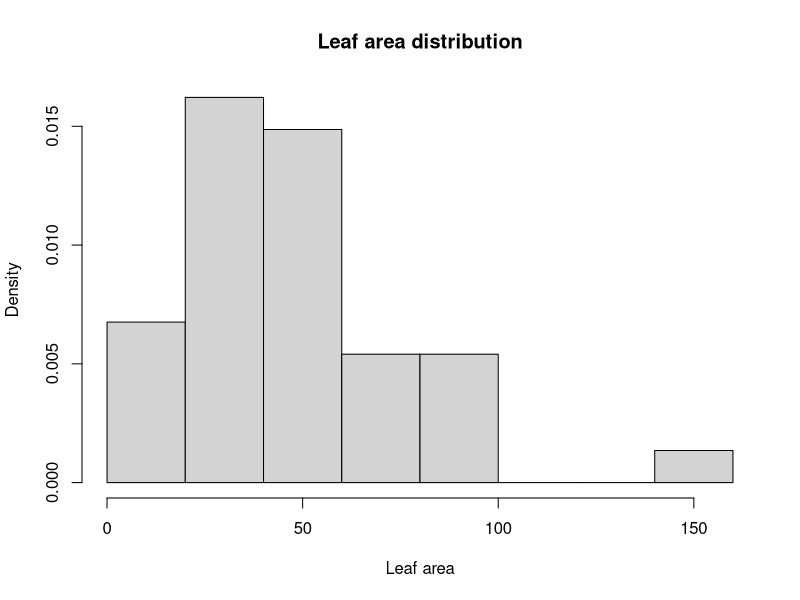
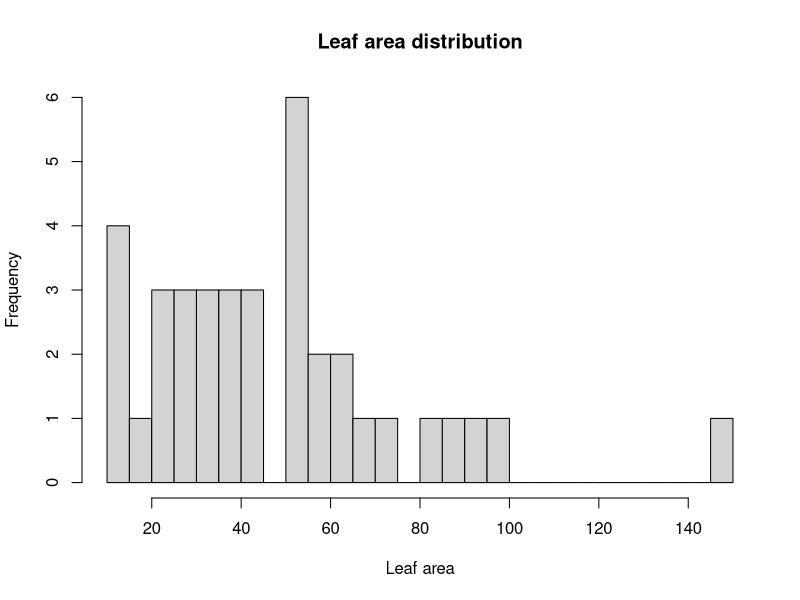
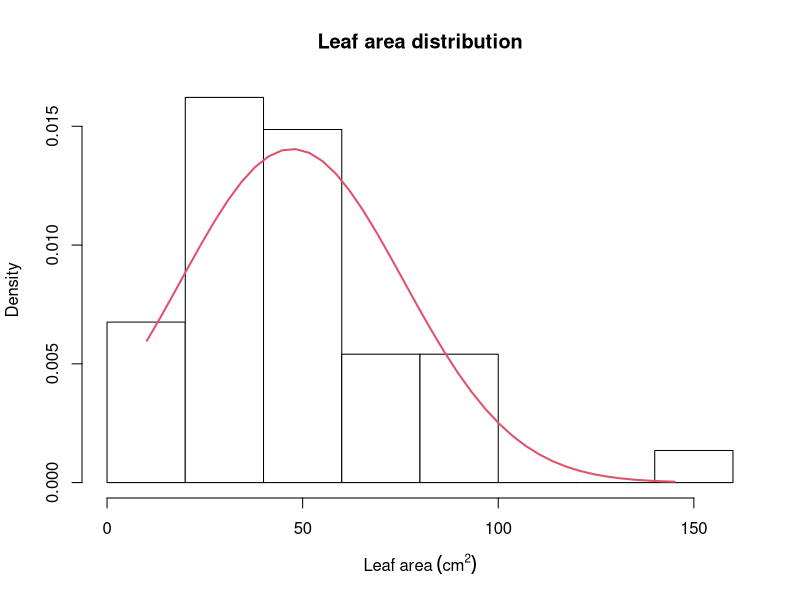
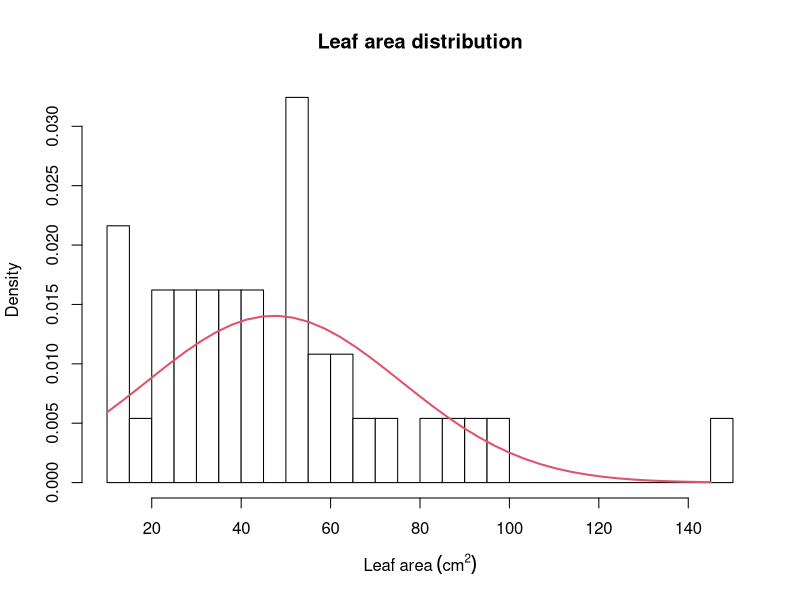
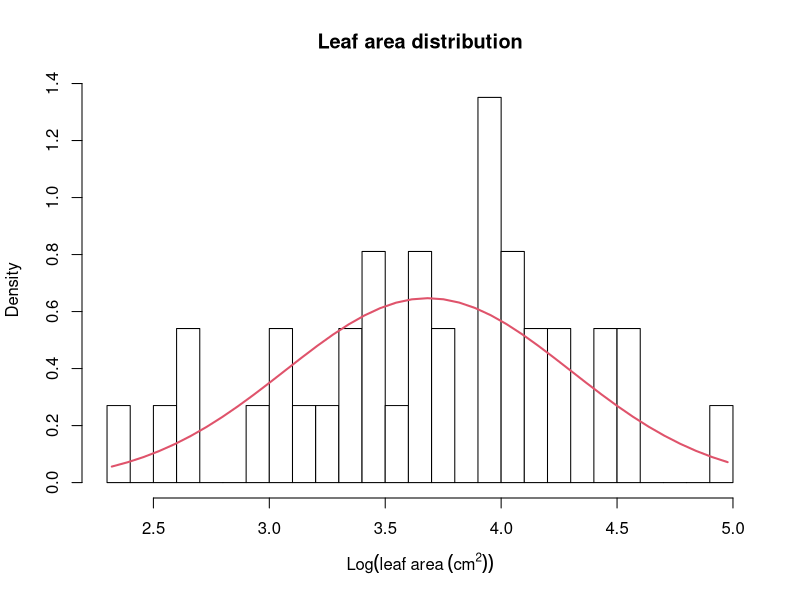

Generate these figures, in order, with R: (Note: this script raises an error after producing the figures.)
inga <- read.csv('Inga_traits.csv')

#####
#simple histograms -> without line, for visual estimation only
hist(inga$Leaf_Area, xlab = "Leaf area", main = "Leaf area distribution", prob = TRUE)
hist(inga$Leaf_Area, breaks = 25, xlab = "Leaf area", main = "Leaf area distribution")

#histograms with line; we can see a right skew
x2 <- seq(min(inga$Leaf_Area), max(inga$Leaf_Area), length = 40)
fun <- dnorm(x2, mean = mean(inga$Leaf_Area), 
      sd = sd(inga$Leaf_Area)) #this gives the normal curve
hist(inga$Leaf_Area, prob = TRUE, col = "white", 
     main = "Leaf area distribution", 
     xlab = expression(Leaf~area~(cm^2)))
lines(x2, fun, col = 2, lwd = 2)

hist(inga$Leaf_Area, prob = TRUE, col = "white", 
     main = "Leaf area distribution", 
     breaks = 25, 
     xlab = expression(Leaf~area~(cm^2)))
lines(x2, fun, col = 2, lwd = 2)

#calculate skewedness
library(e1071)
skewness(inga$Leaf_Area) #gives the closeness of the data to a normal distribution
#we get 1.230511 = positive skewness = skewed to the right
kurtosis(inga$Leaf_Area) #gives the extent to which the data is concentrated around the mean
#we get 1.838808

#log-transforming
x3 <- seq(min(log(inga$Leaf_Area)), max(log(inga$Leaf_Area)), length = 40)
fun1 <- dnorm(x3, mean = mean(log(inga$Leaf_Area)), 
             sd = sd(log(inga$Leaf_Area))) #this gives the normal curve
hist(log(inga$Leaf_Area), prob = TRUE, col = "white", 
     main = "Leaf area distribution", 
     breaks = 25, 
     xlab = expression(Log(leaf~area~(cm^2))))
lines(x3, fun1, col = 2, lwd = 2)
skewness(log(inga$Leaf_Area)) #-0.259
kurtosis(log(inga$Leaf_Area)) #-0.523


########
Habitat <- as.factor(my_data$Habitat)
Area <- inga$Leaf_Area
leaf_P <- inga$P_Leaf
gen <- subset(inga, Habitat == "generalist")
flood <- subset(inga, Habitat == "floodplain")
up <- subset(inga, Habitat == "upland")
group <- inga$Habitat

library(dplyr)
my_data <- data.frame(inga) %>% 
  mutate(Habitat = recode(Habitat, "floodplain" = "Floodplain",
                        "generalist" = "Generalist",
                        "upland" = "Upland")) 

boxplot(P_Leaf ~ Habitat, data = inga)

ggboxplot(my_data, x = "Habitat", y = "P_Leaf",            
          fill = "Habitat",
          ylab = expression(P~concentration~(mg/g)),
          legend = "none",
          bxp.errorbar = TRUE, bxp.errorbar.width = 0.15) +
  scale_fill_manual(values = c("skyblue", "orange", "darkgreen")) +
  theme(text = element_text(size=9)) +
  theme(axis.title.x=element_blank())

#####
x4 <- seq(min(inga$P_Leaf, na.rm = TRUE), max(inga$P_Leaf, na.rm = TRUE), length = 40)
fun2 <- dnorm(x4, mean = mean(inga$P_Leaf, na.rm = TRUE), 
              sd = sd(inga$P_Leaf, na.rm = TRUE)) #this gives the normal curve

hist(inga$P_Leaf, breaks = 25, prob = TRUE, col = "white", 
     xlab = "Leaf P concentration (mg/g)", 
     main = "Leaf P concentration distribution")
lines(x4, fun2, col = 2, lwd = 2)
skewness(inga$P_Leaf, na.rm = TRUE) #1.219

ggdensity(inga, x = "P_Leaf", fill = "lightgray", title = "Leaf P") +
  scale_x_continuous() +
  stat_overlay_normal_density(color = "red", linetype = "dashed")


#model
mod1 <- lm(P_Leaf ~ Habitat, data = inga, na.action = na.exclude) #excluding the NAs from the model so that observation levels are identical
par(mfrow=c(1,1))
plot(mod1)
library(ggfortify)
autoplot(mod1) #this does the same as plot(mod1)

residuals <- resid(mod1)
shapiro.test(residuals) #p = 0.1193; residuals are normal
ggqqplot(inga$P_Leaf, ylab = "Leaf P Concentration")
bartlett.test(P_Leaf ~ Habitat, data = inga) #p = 0.0058; heteroscedascity; the groups have different variances

###see here for the code for calculating the variances
non_missing <- !is.na(inga$P_Leaf)
residus <- residuals[non_missing]
habs <- inga$Habitat[non_missing]
variance_by_habitat <- tapply(residus, habs, var)

##because we removed the NAs, we also need to update the number of observations now
clean_data <- inga %>% filter(!is.na(P_Leaf))
obs_per_habitat <- clean_data %>% group_by(Habitat) %>% summarize(count = n())


mod2 <- lm(log(P_Leaf) ~ Habitat, data = inga)
resid <- resid(mod2)
shapiro.test(resid) #p = 0.60; normal
bartlett.test(log(P_Leaf) ~ Habitat, data = inga) #0.12; homoscedascity
